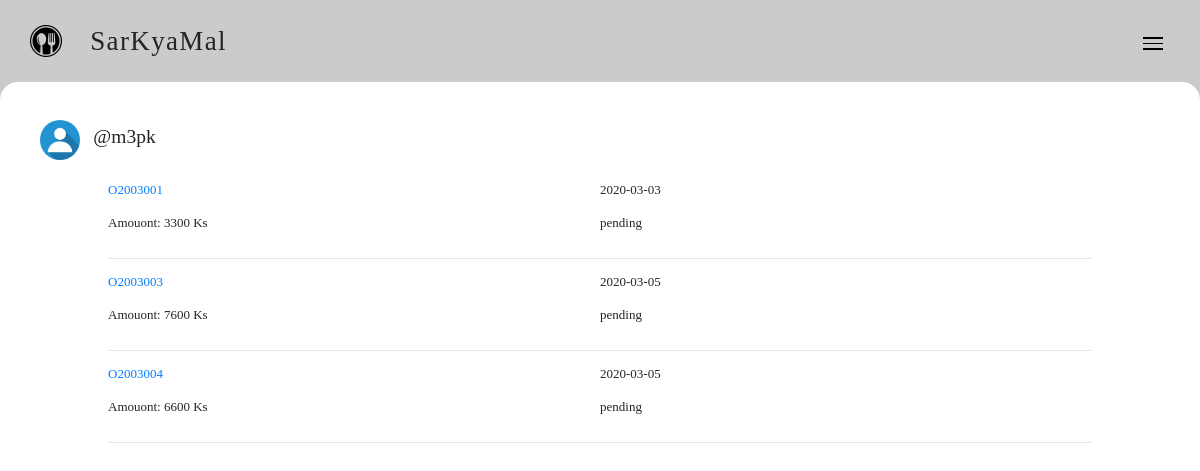
Page /sarkyamal/order-history.php (signed in) on the committed database.
### tables this page shows
CREATE TABLE `users` (
  `user_id` varchar(10) NOT NULL,
  `user_name` varchar(255) NOT NULL,
  `email` varchar(50) NOT NULL,
  `password` varchar(32) NOT NULL,
  `profile` varchar(255) NOT NULL,
  `balance` int(11) NOT NULL,
  `hash` varchar(32) NOT NULL,
  `active` tinyint(1) NOT NULL
);

CREATE TABLE `orders` (
  `order_id` varchar(10) NOT NULL,
  `user_id` varchar(10) NOT NULL,
  `date` timestamp NOT NULL DEFAULT CURRENT_TIMESTAMP ON UPDATE CURRENT_TIMESTAMP,
  `total` int(11) NOT NULL,
  `status` varchar(12) NOT NULL
);

### sarkyamal/order-history.php (the view, shortened to what this page needs)
<!DOCTYPE html>
<html lang="en">
<head>
</head>
<body>
   <?php
      include('nav.php');
      include('cart.php');
      include('config/connect.php');
      if(!isset($_SESSION['user_id']))
      {
         header('location: index.php');
         exit();
      } else {
         $user_id=$_SESSION['user_id'];
         $sql="SELECT * FROM users WHERE user_id='$user_id'";
         $select_user=mysqli_query($conn, $sql);
         $data_user=mysqli_fetch_array($select_user);
      }
   ?>
<section id="body">
   <div id="page-title">
      <div id="profile" class="display-inline-block width70">
         <img id="profilepic" style="display: inline-block; width: 40px; border-radius: 100%; margin-right: 10px;" src="profiles/default-profile.jpg" alt="profile" >
         <h4 class="display-inline-block">@<?php echo $data_user['user_name'];?></h4>
      </div>
   </div>
   <div class="content">
      <?php
         $sql="SELECT * FROM orders WHERE user_id='$user_id'";
         $select_order=mysqli_query($conn, $sql);
         $count=mysqli_num_rows($select_order);
         for ($i=0; $i < $count; $i++) :
            $data_order=mysqli_fetch_array($select_order);
      ?>
      <div>
         <div class="row">
            <p style="width: 50%;"><a href="#"><?php echo $data_order['order_id'];?> </a></p>
            <p style="width: 50%;"><?php echo substr($data_order['date'], 0, 10);?> </p>
         </div>
         <div class="row">
            <p style="width: 50%;">Amouont: <?php echo $data_order['total'];?> Ks</p>
            <p style="width: 50%;"><?php echo $data_order['status'];?> </p>
         </div>
         <hr>
      </div>
      <?php endfor; ?>
   </div>
</section>
</body>
</html>

### sarkyamal/config/style.css (style rules this page uses)
body, html { padding: 0; margin: 0; overflow-x: hidden; max-width: 100%; font-family: 'Proxima Nova Regular'; font-size: 13px; }
.row { margin: 0; padding: 0; }
#body { position: absolute; top: 120px; height: 80%; width: 100%; }
#page-title { margin: 0px 40px 20px; }
#profile > #profilepic { display: inline-block; width: 50px; border-radius: 100%; }
.content { width: 82%; margin: 20px auto; }
.display-inline-block { display: inline-block; }
.width70 { width: 70%; }

### rows in the picture
users: user_name "m3pk"
orders: order_id "O2003001", date "2020-03-03", total "3300", status "pending"
orders: order_id "O2003003", date "2020-03-05", total "7600", status "pending"
orders: order_id "O2003004", date "2020-03-05", total "6600", status "pending"
